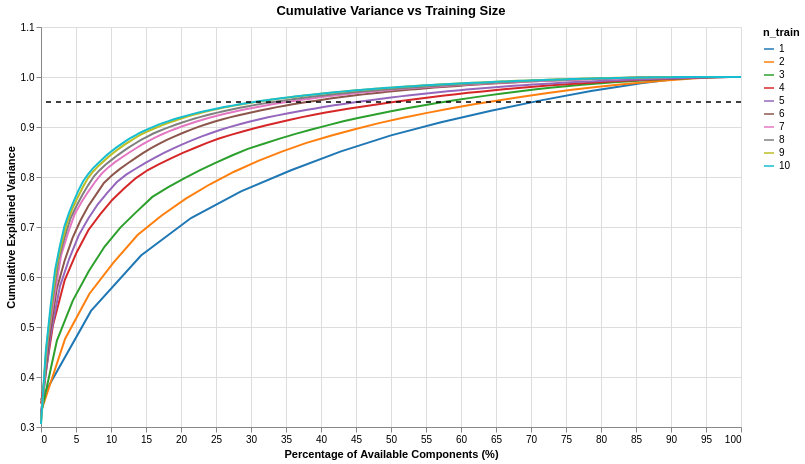

The cell this chart's notebook holds for it:
### Code cell
# Altair Slider
# Build dataframe
rows = []
for n_tr in n_train_list:
    cv = cum_var_data[n_tr]
    x_pct = np.linspace(0, 100, len(cv))
    for j in range(len(cv)):
        rows.append({
            'n_train': n_tr,
            'pct_components': x_pct[j],
            'cum_variance': cv[j]
        })

df = pd.DataFrame(rows)

# Slider for minimum n_train
slider = alt.binding_range(min=1, max=10, step=1, name='Min n_train: ')
selection = alt.param(name='min_ntrain', value=1, bind=slider)
train_select = alt.selection_point(fields= ['n_train'], empty = 'all')

# Chart
chart = alt.Chart(df).mark_line(point=False).encode(
    x=alt.X('pct_components:Q', title='Percentage of Available Components (%)'),
    y=alt.Y('cum_variance:Q', title='Cumulative Explained Variance', scale=alt.Scale(domain=[0.3, 1.05])),
    color=alt.Color('n_train:N', title='n_train',
        sort=list(range(1, 11)),
        scale=alt.Scale(
            domain=[1, 2, 3, 4, 5, 6, 7, 8, 9, 10],
            range=['#1f77b4', '#ff7f0e', '#2ca02c', '#d62728', '#9467bd',
                   '#8c564b', '#e377c2', '#7f7f7f', '#bcbd22', '#17becf']
        )
    ),
    tooltip=[
        alt.Tooltip('n_train:N', title='n_train'),
        alt.Tooltip('pct_components:Q', title='Components %', format='.1f'),
        alt.Tooltip('cum_variance:Q', title='Variance', format='.4f')
    ]
).add_params(
    selection
).transform_filter(
    alt.datum.n_train >= selection
).properties(
    title='Cumulative Variance vs Training Size',
    width=700,
    height=400
)

# 95% reference line
rule = alt.Chart(pd.DataFrame({'y': [0.95]})).mark_rule(
    strokeDash=[5, 5], color='black', strokeWidth=1.5
).encode(y='y:Q')

(chart + rule)

### Figure 1 — Vega-Lite specification as saved in the notebook (floating-point values rounded to 4 significant figures; data arrays with more than 128 entries replaced by an {"elided": "..."} marker saying what was removed)
{"config": {"view": {"continuousWidth": 300, "continuousHeight": 300}}, "layer": [{"data": {"name": "data-ff42b81d08d01e82b1f867339c9ad297"}, "mark": {"type": "line", "point": false}, "encoding": {"color": {"field": "n_train", "scale": {"domain": [1, 2, 3, 4, 5, 6, 7, 8, 9, 10], "range": ["#1f77b4", "#ff7f0e", "#2ca02c", "#d62728", "#9467bd", "#8c564b", "#e377c2", "#7f7f7f", "#bcbd22", "#17becf"]}, "sort": [1, 2, 3, 4, 5, 6, 7, 8, 9, 10], "title": "n_train", "type": "nominal"}, "tooltip": [{"field": "n_train", "title": "n_train", "type": "nominal"}, {"field": "pct_components", "format": ".1f", "title": "Components %", "type": "quantitative"}, {"field": "cum_variance", "format": ".4f", "title": "Variance", "type": "quantitative"}], "x": {"field": "pct_components", "title": "Percentage of Available Components (%)", "type": "quantitative"}, "y": {"field": "cum_variance", "scale": {"domain": [0.3, 1.05]}, "title": "Cumulative Explained Variance", "type": "quantitative"}}, "title": "Cumulative Variance vs Training Size", "transform": [{"filter": "(datum.n_train >= min_ntrain)"}]}, {"data": {"name": "data-3942b831e149c8bab87ccfe3d628de6b"}, "mark": {"type": "rule", "color": "black", "strokeDash": [5, 5], "strokeWidth": 1.5}, "encoding": {"y": {"field": "y", "type": "quantitative"}}}], "height": 400, "params": [{"name": "min_ntrain", "bind": {"input": "range", "max": 10, "min": 1, "name": "Min n_train: ", "step": 1}, "value": 1}], "width": 700, "$schema": "https://vega.github.io/schema/vega-lite/v6.1.0.json", "datasets": {"data-ff42b81d08d01e82b1f867339c9ad297": {"elided": "825 records"}, "data-3942b831e149c8bab87ccfe3d628de6b": [{"y": 0.95}]}}
